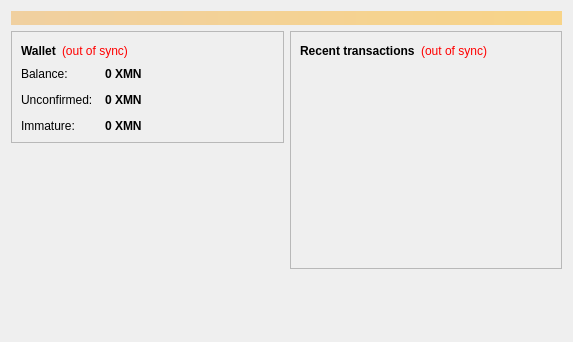
<?xml version="1.0" encoding="UTF-8"?>
<ui version="4.0">
 <class>OverviewPage</class>
 <widget class="QWidget" name="OverviewPage">
  <property name="geometry">
   <rect>
    <x>0</x>
    <y>0</y>
    <width>573</width>
    <height>342</height>
   </rect>
  </property>
  <property name="windowTitle">
   <string>Form</string>
  </property>
  <layout class="QVBoxLayout" name="topLayout">
   <item>
    <widget class="QLabel" name="labelAlerts">
     <property name="visible">
      <bool>false</bool>
     </property>
     <property name="styleSheet">
      <string notr="true">background-color: qlineargradient(x1: 0, y1: 0, x2: 1, y2: 0, stop:0 #F0D0A0, stop:1 #F8D488); color:#000000;</string>
     </property>
     <property name="wordWrap">
      <bool>true</bool>
     </property>
     <property name="margin">
      <number>3</number>
     </property>
    </widget>
   </item>
   <item>
    <layout class="QHBoxLayout" name="horizontalLayout" stretch="1,1">
     <item>
      <layout class="QVBoxLayout" name="verticalLayout_2">
       <item>
        <widget class="QFrame" name="frame">
         <property name="frameShape">
          <enum>QFrame::StyledPanel</enum>
         </property>
         <property name="frameShadow">
          <enum>QFrame::Raised</enum>
         </property>
         <layout class="QVBoxLayout" name="verticalLayout_4">
          <item>
           <layout class="QHBoxLayout" name="horizontalLayout_4">
            <item>
             <widget class="QLabel" name="label_5">
              <property name="font">
               <font>
                <weight>75</weight>
                <bold>true</bold>
               </font>
              </property>
              <property name="text">
               <string>Wallet</string>
              </property>
             </widget>
            </item>
            <item>
             <widget class="QLabel" name="labelWalletStatus">
              <property name="toolTip">
               <string>The displayed information may be out of date. Your wallet automatically synchronizes with the Hexxcoin network after a connection is established, but this process has not completed yet.</string>
              </property>
              <property name="styleSheet">
               <string notr="true">QLabel { color: red; }</string>
              </property>
              <property name="text">
               <string notr="true">(out of sync)</string>
              </property>
              <property name="alignment">
               <set>Qt::AlignLeading|Qt::AlignLeft|Qt::AlignVCenter</set>
              </property>
             </widget>
            </item>
            <item>
             <spacer name="horizontalSpacer_2">
              <property name="orientation">
               <enum>Qt::Horizontal</enum>
              </property>
              <property name="sizeHint" stdset="0">
               <size>
                <width>40</width>
                <height>20</height>
               </size>
              </property>
             </spacer>
            </item>
           </layout>
          </item>
          <item>
           <layout class="QFormLayout" name="formLayout_2">
            <property name="fieldGrowthPolicy">
             <enum>QFormLayout::AllNonFixedFieldsGrow</enum>
            </property>
            <property name="horizontalSpacing">
             <number>12</number>
            </property>
            <property name="verticalSpacing">
             <number>12</number>
            </property>
            <item row="0" column="0">
             <widget class="QLabel" name="label">
              <property name="text">
               <string>Balance:</string>
              </property>
             </widget>
            </item>
            <item row="0" column="1">
             <widget class="QLabel" name="labelBalance">
              <property name="font">
               <font>
                <weight>75</weight>
                <bold>true</bold>
               </font>
              </property>
              <property name="cursor">
               <cursorShape>IBeamCursor</cursorShape>
              </property>
              <property name="toolTip">
               <string>Your current balance</string>
              </property>
              <property name="text">
               <string notr="true">0 XMN</string>
              </property>
              <property name="textInteractionFlags">
               <set>Qt::LinksAccessibleByMouse|Qt::TextSelectableByKeyboard|Qt::TextSelectableByMouse</set>
              </property>
             </widget>
            </item>
            <item row="1" column="0">
             <widget class="QLabel" name="label_3">
              <property name="text">
               <string>Unconfirmed:</string>
              </property>
             </widget>
            </item>
            <item row="1" column="1">
             <widget class="QLabel" name="labelUnconfirmed">
              <property name="font">
               <font>
                <weight>75</weight>
                <bold>true</bold>
               </font>
              </property>
              <property name="cursor">
               <cursorShape>IBeamCursor</cursorShape>
              </property>
              <property name="toolTip">
               <string>Total of transactions that have yet to be confirmed, and do not yet count toward the current balance</string>
              </property>
              <property name="text">
               <string notr="true">0 XMN</string>
              </property>
              <property name="textInteractionFlags">
               <set>Qt::LinksAccessibleByMouse|Qt::TextSelectableByKeyboard|Qt::TextSelectableByMouse</set>
              </property>
             </widget>
            </item>
            <item row="2" column="0">
             <widget class="QLabel" name="labelImmatureText">
              <property name="text">
               <string>Immature:</string>
              </property>
             </widget>
            </item>
            <item row="2" column="1">
             <widget class="QLabel" name="labelImmature">
              <property name="font">
               <font>
                <weight>75</weight>
                <bold>true</bold>
               </font>
              </property>
              <property name="toolTip">
               <string>Mined balance that has not yet matured</string>
              </property>
              <property name="text">
               <string notr="true">0 XMN</string>
              </property>
              <property name="textInteractionFlags">
               <set>Qt::LinksAccessibleByMouse|Qt::TextSelectableByKeyboard|Qt::TextSelectableByMouse</set>
              </property>
             </widget>
            </item>
           </layout>
          </item>
         </layout>
        </widget>
       </item>
       <item>
        <spacer name="verticalSpacer">
         <property name="orientation">
          <enum>Qt::Vertical</enum>
         </property>
         <property name="sizeHint" stdset="0">
          <size>
           <width>20</width>
           <height>40</height>
          </size>
         </property>
        </spacer>
       </item>
      </layout>
     </item>
     <item>
      <layout class="QVBoxLayout" name="verticalLayout_3">
       <item>
        <widget class="QFrame" name="frame_2">
         <property name="frameShape">
          <enum>QFrame::StyledPanel</enum>
         </property>
         <property name="frameShadow">
          <enum>QFrame::Raised</enum>
         </property>
         <layout class="QVBoxLayout" name="verticalLayout">
          <item>
           <layout class="QHBoxLayout" name="horizontalLayout_2">
            <item>
             <widget class="QLabel" name="label_4">
              <property name="text">
               <string>&lt;b&gt;Recent transactions&lt;/b&gt;</string>
              </property>
             </widget>
            </item>
            <item>
             <widget class="QLabel" name="labelTransactionsStatus">
              <property name="toolTip">
               <string>The displayed information may be out of date. Your wallet automatically synchronizes with the Hexxcoin network after a connection is established, but this process has not completed yet.</string>
              </property>
              <property name="styleSheet">
               <string notr="true">QLabel { color: red; }</string>
              </property>
              <property name="text">
               <string notr="true">(out of sync)</string>
              </property>
              <property name="alignment">
               <set>Qt::AlignRight|Qt::AlignTrailing|Qt::AlignVCenter</set>
              </property>
             </widget>
            </item>
            <item>
             <spacer name="horizontalSpacer">
              <property name="orientation">
               <enum>Qt::Horizontal</enum>
              </property>
              <property name="sizeHint" stdset="0">
               <size>
                <width>40</width>
                <height>20</height>
               </size>
              </property>
             </spacer>
            </item>
           </layout>
          </item>
          <item>
           <widget class="QListView" name="listTransactions">
            <property name="styleSheet">
             <string notr="true">QListView { background: transparent; }</string>
            </property>
            <property name="frameShape">
             <enum>QFrame::NoFrame</enum>
            </property>
            <property name="verticalScrollBarPolicy">
             <enum>Qt::ScrollBarAlwaysOff</enum>
            </property>
            <property name="horizontalScrollBarPolicy">
             <enum>Qt::ScrollBarAlwaysOff</enum>
            </property>
            <property name="selectionMode">
             <enum>QAbstractItemView::NoSelection</enum>
            </property>
           </widget>
          </item>
         </layout>
        </widget>
       </item>
       <item>
        <spacer name="verticalSpacer_2">
         <property name="orientation">
          <enum>Qt::Vertical</enum>
         </property>
         <property name="sizeHint" stdset="0">
          <size>
           <width>20</width>
           <height>40</height>
          </size>
         </property>
        </spacer>
       </item>
      </layout>
     </item>
    </layout>
   </item>
  </layout>
 </widget>
 <resources/>
 <connections/>
</ui>
